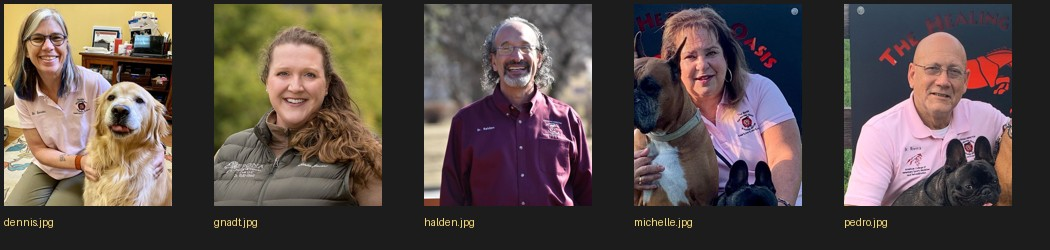
#> input picture apps/acupuncture-campaign/img/_faculty_proof.jpg, 1050 x 250 px
$ python -i build-namaste-mockups.py   (imports and definitions only)
#> lines starting #> are read from the running program, lines starting #| are printed output that depends on the picture
#> further down, picture is the input picture: PIL image 1050x250 RGB; mean R, G, B 88.8, 76.6, 72.7
"""Print the rescue's artwork onto real photographs of real garments.

The ink is modulated by the fabric's own luminance, so the print sinks into the
folds and shadows of the actual cloth instead of sitting on top like a sticker.
"""
from PIL import Image, ImageDraw, ImageFont, ImageFilter, ImageChops, ImageStat
import pathlib

SHOTS = pathlib.Path(__file__).parent / "shots"
GEO   = "/System/Library/Fonts/Supplemental/Georgia.ttf"
GEOB  = "/System/Library/Fonts/Supplemental/Georgia Bold.ttf"
MONO  = "/System/Library/Fonts/Menlo.ttc"

def geo(sz, bold=False): return ImageFont.truetype(GEOB if bold else GEO, sz)
def mono(sz):            return ImageFont.truetype(MONO, sz, index=0)

# [72 lines left out: functions tracked, art_intake, art_250, print_on, not called in this run]

def studio(im, size=1200, margin=.06, vignette=.10):
    """Square product framing. The pad is a blurred cover of the shot itself,
    so there is never a visible seam where the photograph ends."""
#> called with size = 1200, margin = 0.06, vignette = 0.1
    cover = im.copy()
    s = max(size / cover.width, size / cover.height)
#> s = 4.8
    cover = cover.resize((int(cover.width * s) + 2, int(cover.height * s) + 2), Image.LANCZOS)
    cx, cy = cover.width // 2, cover.height // 2
#> cx = 2521; cy = 601
    canvas = cover.crop((cx - size//2, cy - size//2, cx - size//2 + size, cy - size//2 + size))
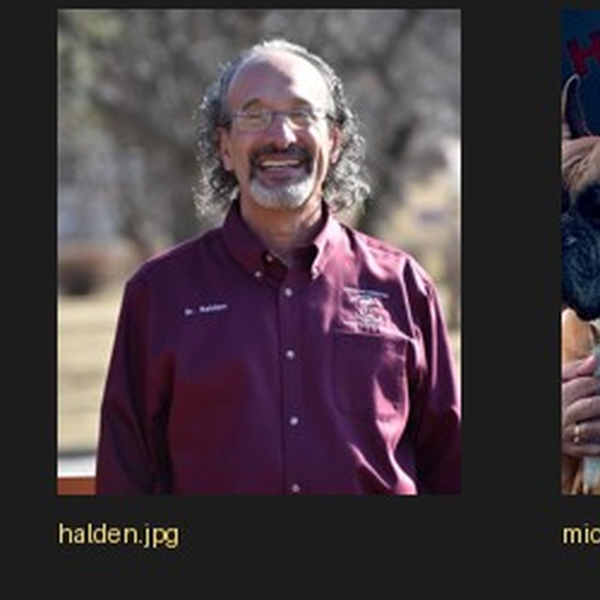
#> canvas: PIL image 1200x1200 RGB (shown at 1/2 size); mean R, G, B 71.6, 60.1, 66.2
    canvas = canvas.filter(ImageFilter.GaussianBlur(size * .055))
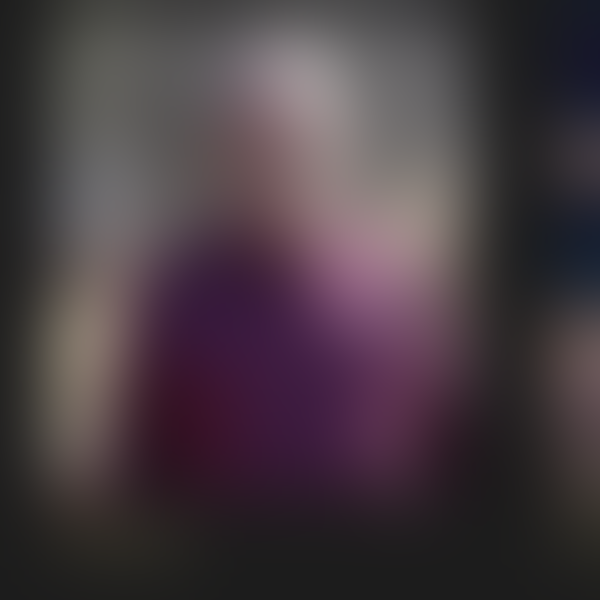
#> canvas: PIL image 1200x1200 RGB (shown at 1/2 size); mean R, G, B 71, 59.5, 65.7

    avail = int(size * (1 - 2 * margin))
    s2 = min(avail / im.width, avail / im.height)
#> s2 = 1.01
    im2 = im.resize((max(1, int(im.width * s2)), max(1, int(im.height * s2))), Image.LANCZOS)
    canvas.paste(im2, ((size - im2.width) // 2, (size - im2.height) // 2))
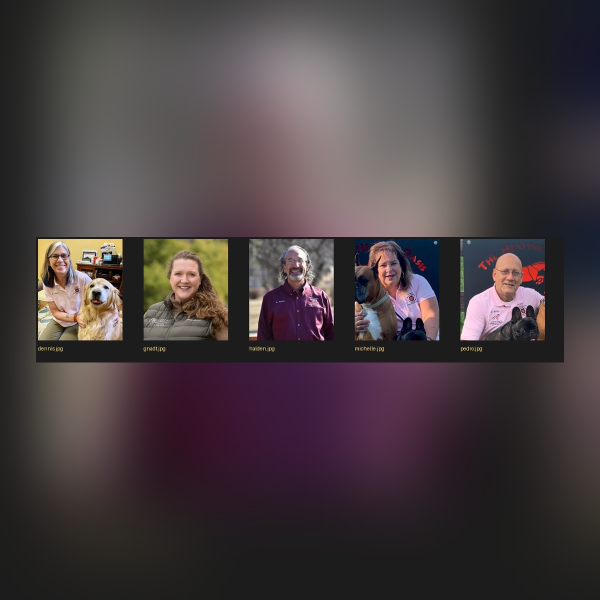
#> canvas: PIL image 1200x1200 RGB (shown at 1/2 size); mean R, G, B 71.3, 61.7, 64.6

    if vignette > 0:
        mask = Image.new("L", (size, size), 0)
#> mask: PIL image 1200x1200 L; every value is 0
        ImageDraw.Draw(mask).ellipse([-size*.28, -size*.28, size*1.28, size*1.28], fill=255)
#> mask: PIL image 1200x1200 L; every value is 255
        mask = mask.filter(ImageFilter.GaussianBlur(size * .10))
        dark = Image.new("RGB", (size, size), (196, 191, 205))
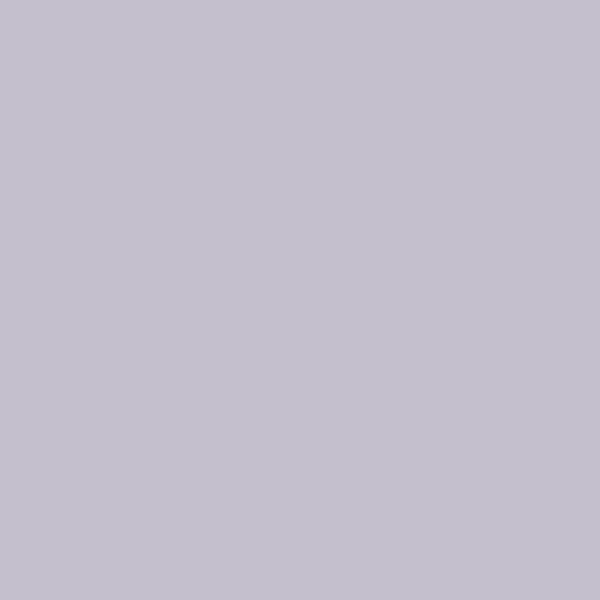
#> dark: PIL image 1200x1200 RGB (shown at 1/2 size); mean R, G, B 196, 191, 205
        canvas = Image.composite(canvas, Image.blend(canvas, dark, vignette), mask)
    return canvas


# [102 lines left out: functions fit, art_sheet, isolate, not called in this run]


HORSE = [
    (-46,   1), (-44,  11), (-37,  17), (-26,  21), (-15,  27),   # muzzle, lip, chin, jaw
    ( -5,  37), (  3,  54), ( 34,  54),                            # throat → neck front → base
    ( 32,  28), ( 27,   4), ( 22, -16), ( 17, -31), ( 13, -40),    # neck back → crest → poll
    (  9, -46), (  4, -66), (  0, -45),                            # ear
    ( -7, -41), (-17, -33), (-29, -21), (-39,  -9),                # forehead → face → nose
]

# [59 lines left out: functions horse_mark, art_patch, paste_patch, art_hay, heal, not called in this run]

>>> from PIL import Image
>>> picture = Image.open('../apps/acupuncture-campaign/img/_faculty_proof.jpg')
>>> result = studio(picture)

$ run again, on apps/acupuncture-campaign/img/a-b1.jpg
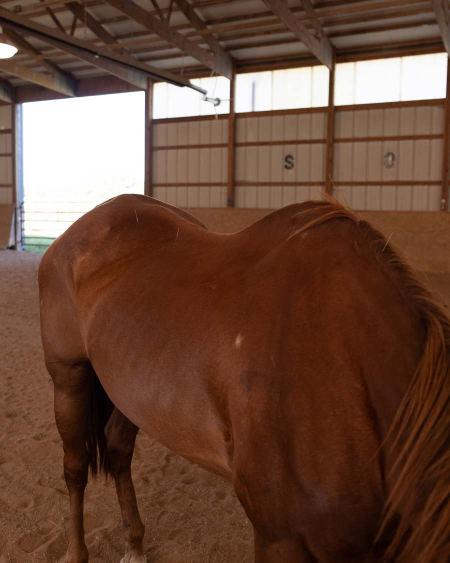
#> input picture apps/acupuncture-campaign/img/a-b1.jpg, 900 x 1125 px (shown at 1/2 size)
#> picture is the input picture: PIL image 900x1125 RGB; mean R, G, B 105.8, 73.1, 56.7
#> in studio, `canvas = canvas.filter(ImageFilter.GaussianBlur(size * .055))`:
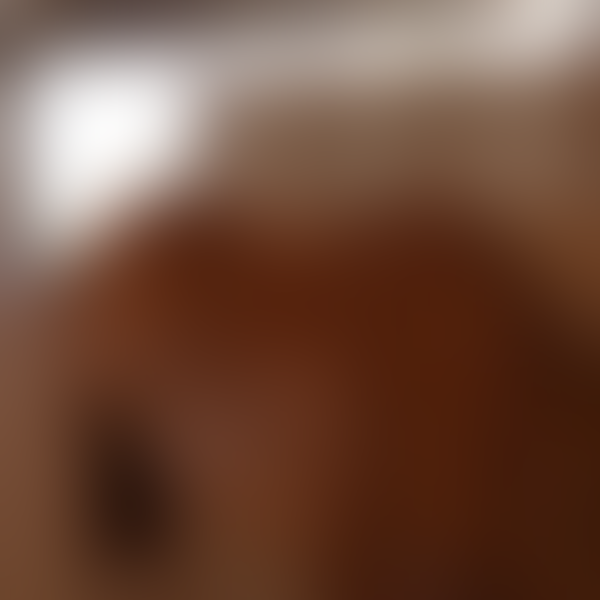
#> canvas: PIL image 1200x1200 RGB (shown at 1/2 size); mean R, G, B 111.8, 77.8, 61.1
#> in studio, `canvas.paste(im2, ((size - im2.width) // 2, (size - im2.height) // 2))`:
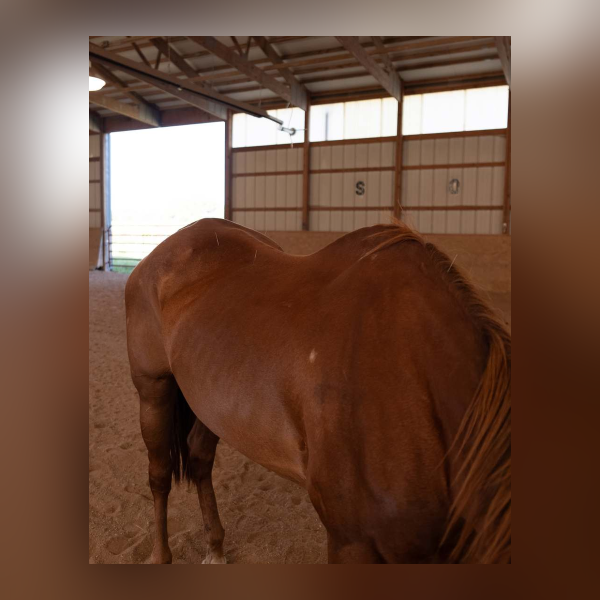
#> canvas: PIL image 1200x1200 RGB (shown at 1/2 size); mean R, G, B 109.6, 78.1, 62.2

$ run again, on apps/acupuncture-campaign/img/a-b3.jpg
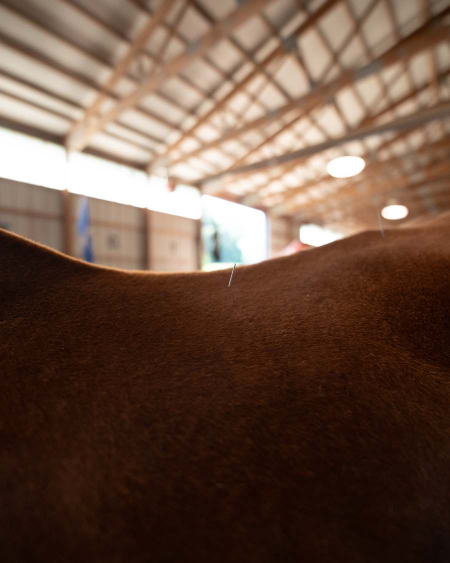
#> input picture apps/acupuncture-campaign/img/a-b3.jpg, 900 x 1125 px (shown at 1/2 size)
#> picture is the input picture: PIL image 900x1125 RGB; mean R, G, B 106.7, 81, 66.2
#> in studio, `canvas = canvas.filter(ImageFilter.GaussianBlur(size * .055))`:
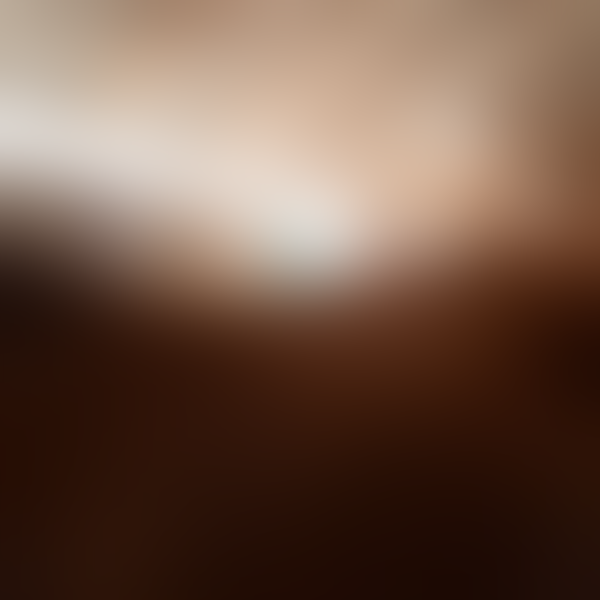
#> canvas: PIL image 1200x1200 RGB (shown at 1/2 size); mean R, G, B 112.1, 85.5, 70.3
#> in studio, `canvas.paste(im2, ((size - im2.width) // 2, (size - im2.height) // 2))`:
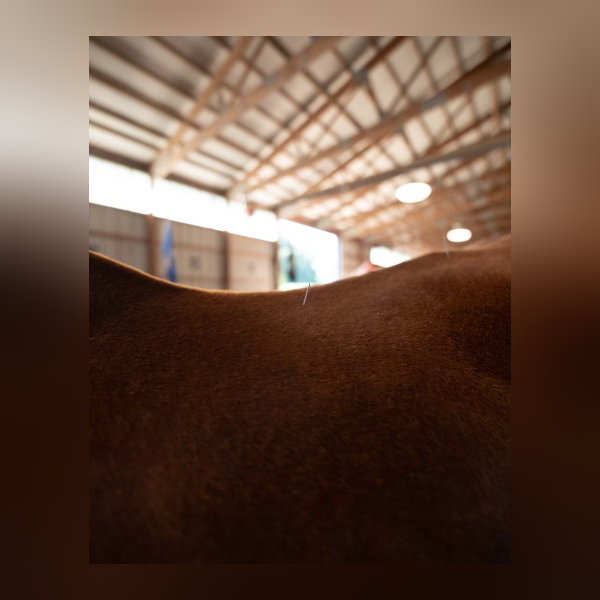
#> canvas: PIL image 1200x1200 RGB (shown at 1/2 size); mean R, G, B 102.7, 77.2, 62.6

$ run again, on apps/acupuncture-campaign/img/a-b5.jpg
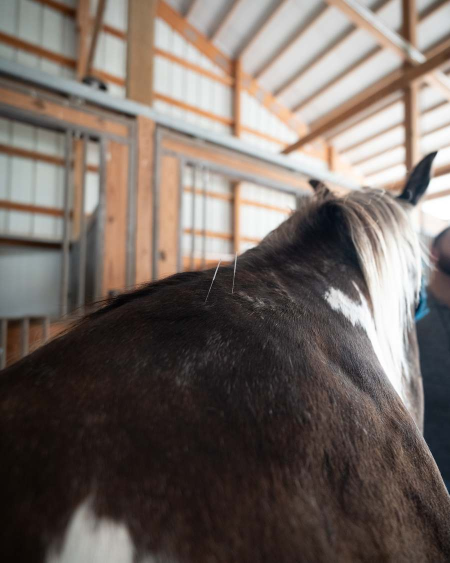
#> input picture apps/acupuncture-campaign/img/a-b5.jpg, 900 x 1125 px (shown at 1/2 size)
#> picture is the input picture: PIL image 900x1125 RGB; mean R, G, B 114.9, 104.1, 97.9
#> in studio, `canvas = canvas.filter(ImageFilter.GaussianBlur(size * .055))`:
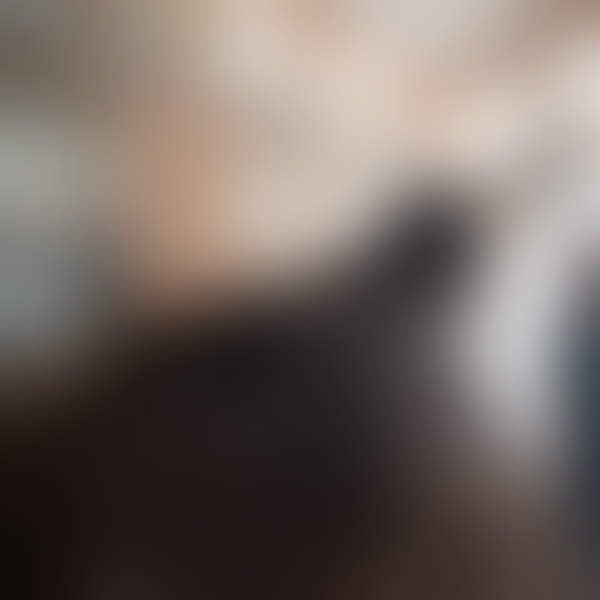
#> canvas: PIL image 1200x1200 RGB (shown at 1/2 size); mean R, G, B 114.8, 104.2, 98.3
#> in studio, `canvas.paste(im2, ((size - im2.width) // 2, (size - im2.height) // 2))`:
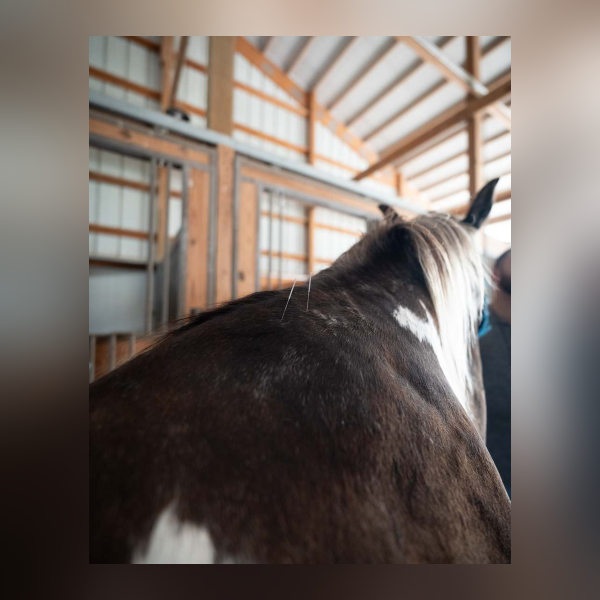
#> canvas: PIL image 1200x1200 RGB (shown at 1/2 size); mean R, G, B 116, 106.3, 100.7
